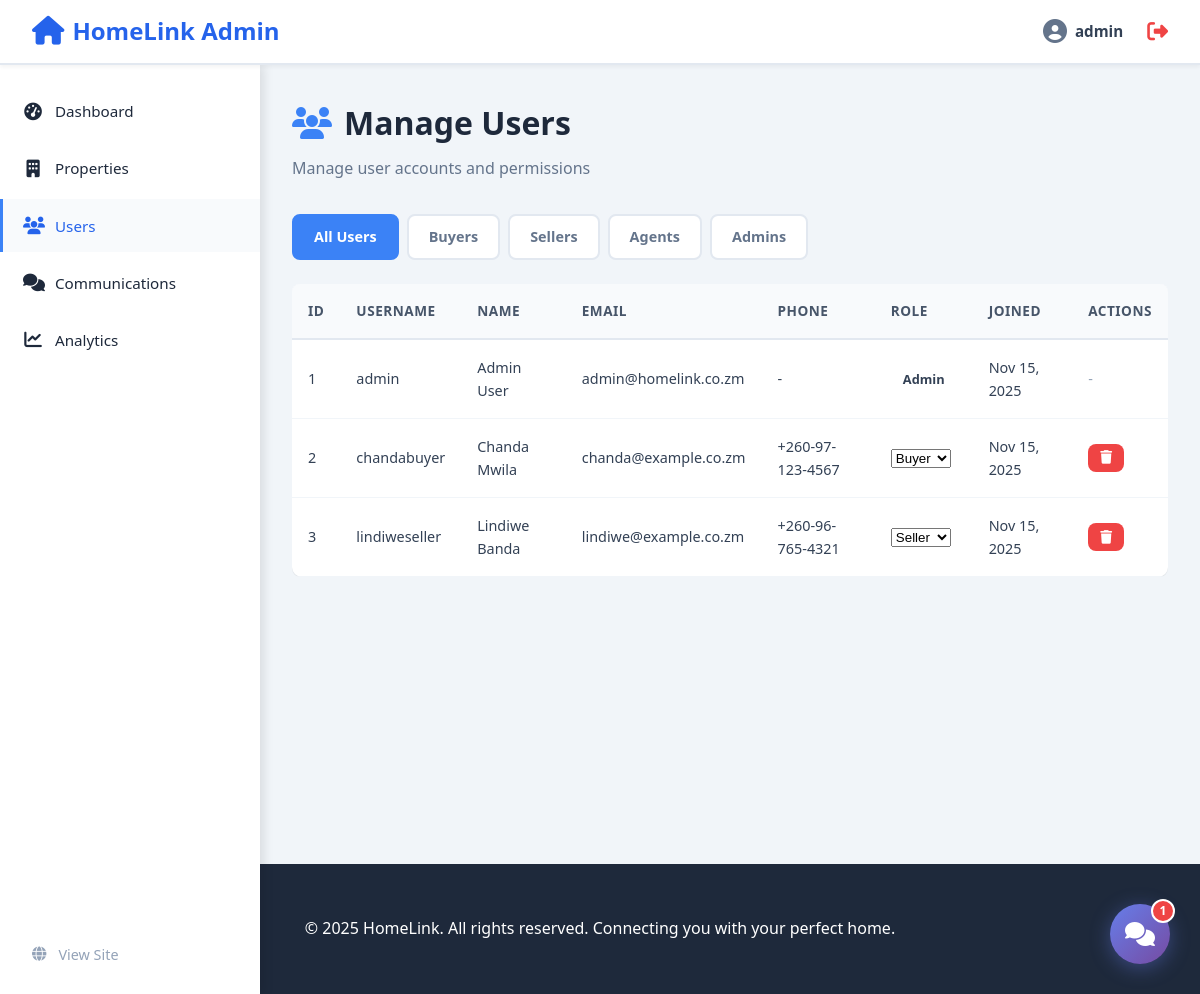
/admin/manage_users.php (signed in), run on the app's committed database.
### tables this page shows
CREATE TABLE users (
    user_id INT AUTO_INCREMENT PRIMARY KEY,
    username VARCHAR(50) NOT NULL UNIQUE,
    email VARCHAR(100) NOT NULL UNIQUE,
    password VARCHAR(255) NOT NULL,
    role ENUM('buyer', 'seller', 'admin') DEFAULT 'buyer',
    full_name VARCHAR(100),
    phone VARCHAR(20),
    created_at TIMESTAMP DEFAULT CURRENT_TIMESTAMP,
    updated_at TIMESTAMP DEFAULT CURRENT_TIMESTAMP ON UPDATE CURRENT_TIMESTAMP
);

### includes/auth.php (called while the page is built, shortened)
<?php
function getUserId() {
    return $_SESSION['user_id'] ?? null;
}

### admin/manage_users.php (the view, shortened to what this page needs)
<?php
require_once '../includes/db_connect.php';
require_once '../includes/auth.php';
$filter = $_GET['filter'] ?? 'all';
$sql = "SELECT * FROM users WHERE 1=1";
$sql .= " ORDER BY created_at DESC";
$stmt = $pdo->query($sql);
$users = $stmt->fetchAll();
include '../includes/admin_header.php';
?>
<div class="admin-layout">
    <?php include 'admin_sidebar.php'; ?>
    <main class="admin-content">
        <div class="admin-page-header">
            <h1><i class="fas fa-users"></i> Manage Users</h1>
            <p>Manage user accounts and permissions</p>
        </div>
    <div class="filter-tabs">
        <a href="?filter=all" class="filter-tab <?php echo $filter === 'all' ? 'active' : ''; ?>">All Users</a>
        <a href="?filter=buyer" class="filter-tab <?php echo $filter === 'buyer' ? 'active' : ''; ?>">Buyers</a>
        <a href="?filter=seller" class="filter-tab <?php echo $filter === 'seller' ? 'active' : ''; ?>">Sellers</a>
        <a href="?filter=agent" class="filter-tab <?php echo $filter === 'agent' ? 'active' : ''; ?>">Agents</a>
        <a href="?filter=admin" class="filter-tab <?php echo $filter === 'admin' ? 'active' : ''; ?>">Admins</a>
    </div>
    <div class="table-responsive">
        <table class="admin-table">
            <thead>
                <tr>
                    <th>ID</th>
                    <th>Username</th>
                    <th>Name</th>
                    <th>Email</th>
                    <th>Phone</th>
                    <th>Role</th>
                    <th>Joined</th>
                    <th>Actions</th>
                </tr>
            </thead>
            <tbody>
                <?php if (empty($users)): ?>
                    <tr>
                        <td colspan="8" class="text-center">No users found.</td>
                    </tr>
                <?php else: ?>
                    <?php foreach ($users as $user): ?>
                        <tr>
                            <td><?php echo $user['user_id']; ?></td>
                            <td><?php echo htmlspecialchars($user['username']); ?></td>
                            <td><?php echo htmlspecialchars($user['full_name'] ?? '-'); ?></td>
                            <td><?php echo htmlspecialchars($user['email']); ?></td>
                            <td><?php echo htmlspecialchars($user['phone'] ?? '-'); ?></td>
                            <td>
                                <?php if ($user['user_id'] != getUserId()): ?>
                                    <form method="POST" style="display: inline-block;">
                                        <select name="role" onchange="this.form.submit()">
                                            <option value="buyer" <?php echo $user['role'] === 'buyer' ? 'selected' : ''; ?>>Buyer</option>
                                            <option value="seller" <?php echo $user['role'] === 'seller' ? 'selected' : ''; ?>>Seller</option>
                                        </select>
                                    </form>
                                <?php else: ?>
                                    <span class="status-badge"><?php echo ucfirst($user['role']); ?></span>
                                <?php endif; ?>
                            </td>
                            <td><?php echo date('M d, Y', strtotime($user['created_at'])); ?></td>
                            <td>
                                <?php if ($user['user_id'] != getUserId()): ?>
                                    <button onclick="confirmDelete(<?php echo $user['user_id']; ?>)"
                                            class="btn btn-sm btn-danger">
                                        <i class="fas fa-trash"></i>
                                    </button>
                                <?php else: ?>
                                    <span class="text-muted">-</span>
                                <?php endif; ?>
                            </td>
                        </tr>
                    <?php endforeach; ?>
                <?php endif; ?>
            </tbody>
        </table>
    </div>
    </main>
</div>
<?php include '../includes/admin_footer.php'; ?>

### assets/css/style.css (style rules this page uses)
:root { --primary-color: #2563eb; --secondary-color: #64748b; --success-color: #10b981; --danger-color: #ef4444; --warning-color: #f59e0b; --dark: #1e293b; --light: #f8fafc; --white: #ffffff; --border-color: #e2e8f0; --shadow: 0 1px 3px rgba(0, 0, 0, 0.1); --shadow-lg: 0 10px 25px rgba(0, 0, 0, 0.1); }
* { margin: 0; padding: 0; box-sizing: border-box; }
body { font-family: 'Segoe UI', Tahoma, Geneva, Verdana, sans-serif; background: var(--light); color: var(--dark); line-height: 1.6; }
.btn { padding: 0.75rem 1.5rem; border: none; border-radius: 5px; cursor: pointer; font-size: 1rem; transition: all 0.3s; text-decoration: none; display: inline-block; }
.btn-danger { background: var(--danger-color); color: var(--white); }
.admin-table { background: var(--white); border-radius: 10px; box-shadow: var(--shadow); overflow-x: auto; }
.admin-table th, .admin-table td { padding: 1rem; text-align: left; border-bottom: 1px solid var(--border-color); }
.admin-table th { background: var(--light); font-weight: 600; }
.filter-tabs { display: flex; gap: 0.5rem; margin-bottom: 1rem; }
.filter-tab { padding: 0.75rem 1.5rem; background: var(--light); border: none; border-radius: 5px; cursor: pointer; text-decoration: none; color: var(--dark); transition: all 0.3s; }
.filter-tab.active { background: var(--primary-color); color: var(--white); }
.admin-content { flex: 1; margin-left: 320px; padding: 2rem; overflow-x: hidden; }
.admin-body { background: #f1f5f9; margin: 0; padding: 0; }
.admin-layout { display: flex; min-height: 100vh; padding-top: 65px; background: #f1f5f9; }
.admin-content { flex: 1; margin-left: 260px; padding: 2rem; background: #f1f5f9; min-height: calc(100vh - 65px); }
.admin-page-header { margin-bottom: 2rem; }
.admin-page-header h1 { font-size: 2rem; color: #1e293b; margin-bottom: 0.5rem; display: flex; align-items: center; gap: 0.75rem; }
.admin-page-header h1 i { color: #3b82f6; }
.admin-page-header p { color: #64748b; font-size: 1rem; }
.filter-tabs { display: flex; gap: 0.5rem; margin-bottom: 1.5rem; flex-wrap: wrap; }
.filter-tab { padding: 0.6rem 1.25rem; background: #fff; border: 2px solid #e2e8f0; border-radius: 8px; text-decoration: none; color: #64748b; font-weight: 600; font-size: 0.9rem; transition: all 0.2s; }
.filter-tab.active { background: #3b82f6; border-color: #3b82f6; color: #fff; }
.table-responsive { overflow-x: auto; border-radius: 8px; }
.admin-table { width: 100%; border-collapse: collapse; background: #fff; font-size: 0.9rem; }
.admin-table thead { background: #f8fafc; }
.admin-table th { padding: 1rem; text-align: left; font-weight: 600; color: #475569; border-bottom: 2px solid #e2e8f0; font-size: 0.85rem; text-transform: uppercase; letter-spacing: 0.5px; }
.admin-table td { padding: 1rem; border-bottom: 1px solid #f1f5f9; color: #334155; }
.admin-table tbody tr { transition: background 0.2s; }
.text-muted { color: #94a3b8; }
.status-badge { display: inline-block; padding: 0.35rem 0.75rem; border-radius: 6px; font-size: 0.8rem; font-weight: 600; text-transform: capitalize; }
.btn { display: inline-block; padding: 0.6rem 1.25rem; border: none; border-radius: 8px; font-weight: 600; text-decoration: none; cursor: pointer; transition: all 0.2s; font-size: 0.9rem; }
.btn-sm { padding: 0.4rem 0.75rem; font-size: 0.85rem; }
.btn-danger { background: #ef4444; color: #fff; }

### data on the page
users: user_id "1", username "admin", full_name "Admin User", email "admin@homelink.co.zm", phone "-", role "Admin", created_at "Nov 15, 2025"
users: user_id "2", username "chandabuyer", full_name "Chanda Mwila", email "chanda@example.co.zm", phone "+260-97-123-4567", role "Buyer", created_at "Nov 15, 2025"
users: user_id "3", username "lindiweseller", full_name "Lindiwe Banda", email "lindiwe@example.co.zm", phone "+260-96-765-4321", role "Seller", created_at "Nov 15, 2025"

### other printed values
$_SESSION['username'] "admin"
